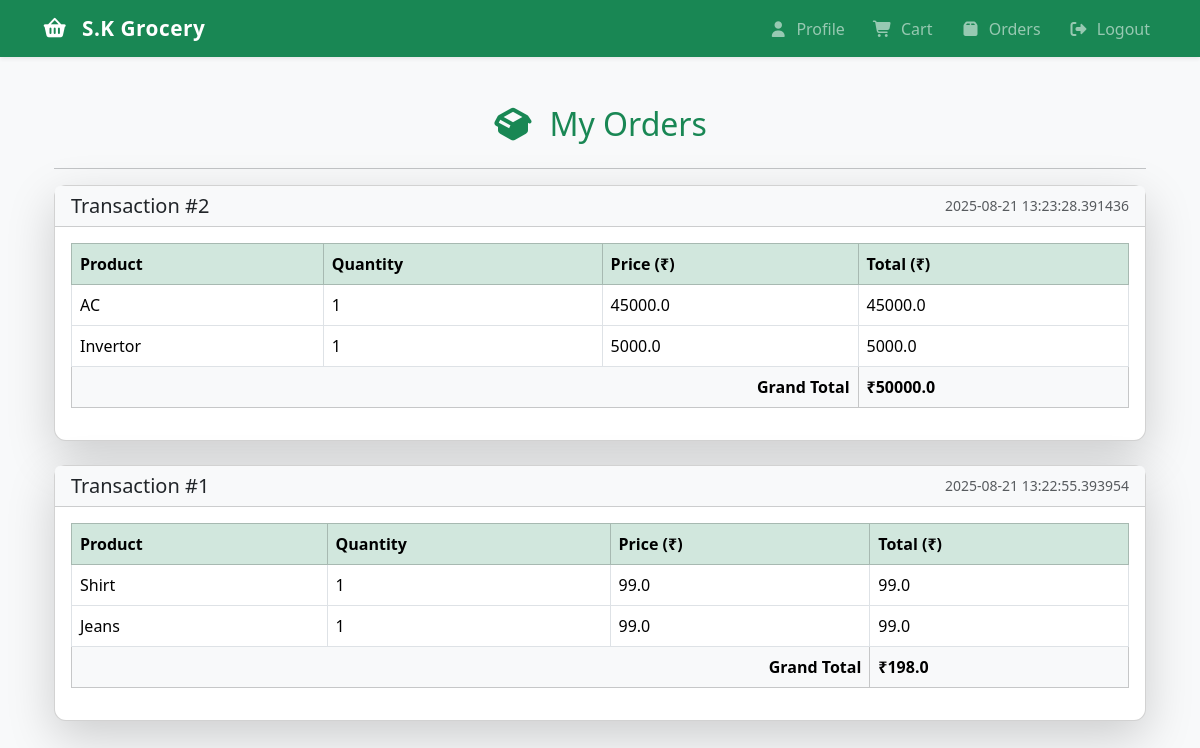
Screenshot of /orders (signed in) with the database file from the repository.
### app.py (models this page shows)
class Transaction(db.Model):
    id = db.Column(db.Integer, primary_key=True)
    datetime = db.Column(db.DateTime, nullable=False, default=datetime.datetime.utcnow)
    user_id = db.Column(db.Integer, db.ForeignKey('user.id', ondelete='CASCADE'), nullable=False)
    total = db.Column(db.Float, nullable=False)
    orders = db.relationship('Order', backref='transaction', lazy=True, cascade="all, delete-orphan")

class Order(db.Model):
    __tablename__ = 'order'
    id = db.Column(db.Integer, primary_key=True)
    transaction_id = db.Column(db.Integer, db.ForeignKey('transaction.id', ondelete='CASCADE'), nullable=False)
    product_id = db.Column(db.Integer, db.ForeignKey('product.id', ondelete='CASCADE'), nullable=False)
    quantity = db.Column(db.Integer, nullable=False)
    price = db.Column(db.Float, nullable=False)

class Product(db.Model):
    __tablename__ = 'product'
    id = db.Column(db.Integer, primary_key=True)
    name = db.Column(db.String(64), unique=True, nullable=False)
    category_id = db.Column(db.Integer, db.ForeignKey('category.id', ondelete='CASCADE'), nullable=False)
    quantity = db.Column(db.Integer, nullable=False)
    price = db.Column(db.Float, nullable=False)
    man_date = db.Column(db.Date, nullable=False)
    carts = db.relationship('Cart', backref='product', lazy=True, cascade="all, delete-orphan")
    orders = db.relationship('Order', backref='product', lazy=True, cascade="all, delete-orphan")

### app.py (the view)
@app.route("/orders")
@auth_required
def orders():
    user = User.query.get(session['user_id'])
    transactions = Transaction.query.filter_by(user_id=session['user_id']).order_by(Transaction.datetime.desc()).all()
    return render_template('order.html', user=user, transactions=transactions)

### app.py (called while the page is built)
def auth_required(func):
    @wraps(func)
    def inner (*args, **kwargs):
        if 'user_id' not in session:
            flash('You need to login first.')
            return redirect(url_for('login'))
        return func(*args, **kwargs)
    return inner

### templates/order.html (shortened to what this page needs)
{% extends "layout.html" %}
{% block content %}
<div class="container my-5">
    <h2 class="text-center text-success mb-4">
        <i class="fas fa-box-open me-2"></i> My Orders
    </h2>
    <hr>
    {% if transactions %}
    {% for transaction in transactions %}
    <div class="card shadow-lg mb-4">
        <div class="card-header bg-light d-flex justify-content-between align-items-center">
            <h5 class="mb-0 text-dark">Transaction #{{ transaction.id }}</h5>
            <small class="text-muted">{{ transaction.datetime }}</small>
        </div>
        <div class="card-body">
            <div class="table-responsive">
                <table class="table table-bordered table-hover align-middle">
                    <thead class="table-success">
                        <tr>
                            <th>Product</th>
                            <th>Quantity</th>
                            <th>Price (₹)</th>
                            <th>Total (₹)</th>
                        </tr>
                    </thead>
                    <tbody>
                        {% for item in transaction.orders %}
                        <tr>
                            <td>{{ item.product.name }}</td>
                            <td>{{ item.quantity }}</td>
                            <td>{{ item.price }}</td>
                            <td>{{ item.price * item.quantity }}</td>
                        </tr>
                        {% endfor %}
                    </tbody>
                    <tfoot class="table-light">
                        <tr>
                            <th colspan="3" class="text-end">Grand Total</th>
                            <th>₹{{ transaction.total }}</th>
                        </tr>
                    </tfoot>
                </table>
            </div>
        </div>
    </div>
    {% endfor %}
    {% else %}
    <div class="text-center my-5">
        <i class="fas fa-receipt fa-3x text-muted mb-3"></i>
        <p class="fs-5 text-muted"><em>You do not have any transactions yet.</em></p>
    </div>
    {% endif %}
</div>
{% endblock %}

### templates/layout.html (style rules this page uses)
body { margin: 0; padding: 0; }

### templates/order.html (style rules this page uses)
body { background-color: #f8f9fa; }
.card { border-radius: 12px; }
.table th, .table td { vertical-align: middle; }

### rows the page displays
Order: product.name "AC", quantity "1", price "45000.0", item.price*item.quantity "45000.0"
Order: product.name "Invertor", quantity "1", price "5000.0", item.price*item.quantity "5000.0"
Order: product.name "Shirt", quantity "1", price "99.0", item.price*item.quantity "99.0"
Order: product.name "Jeans", quantity "1", price "99.0", item.price*item.quantity "99.0"
